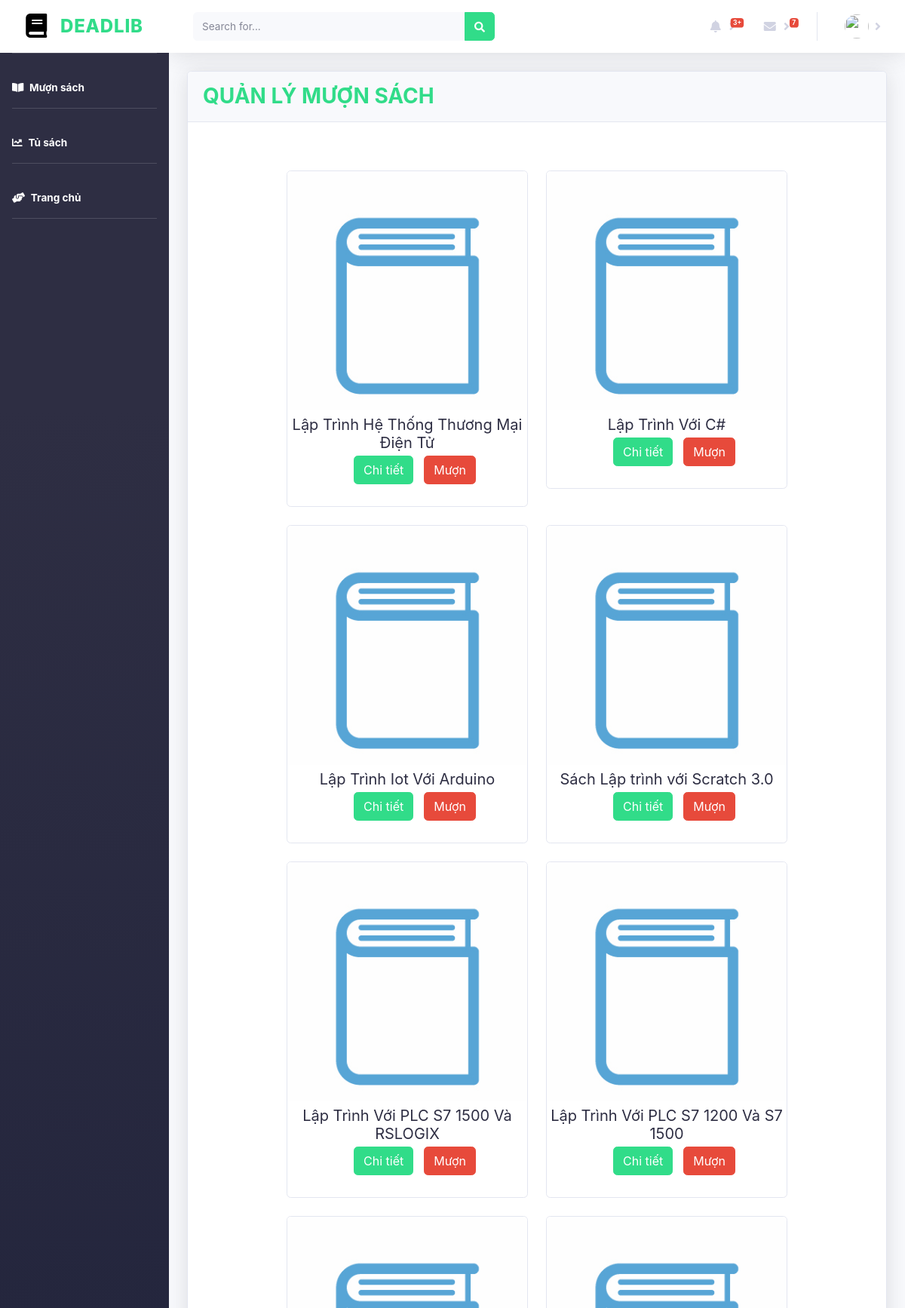
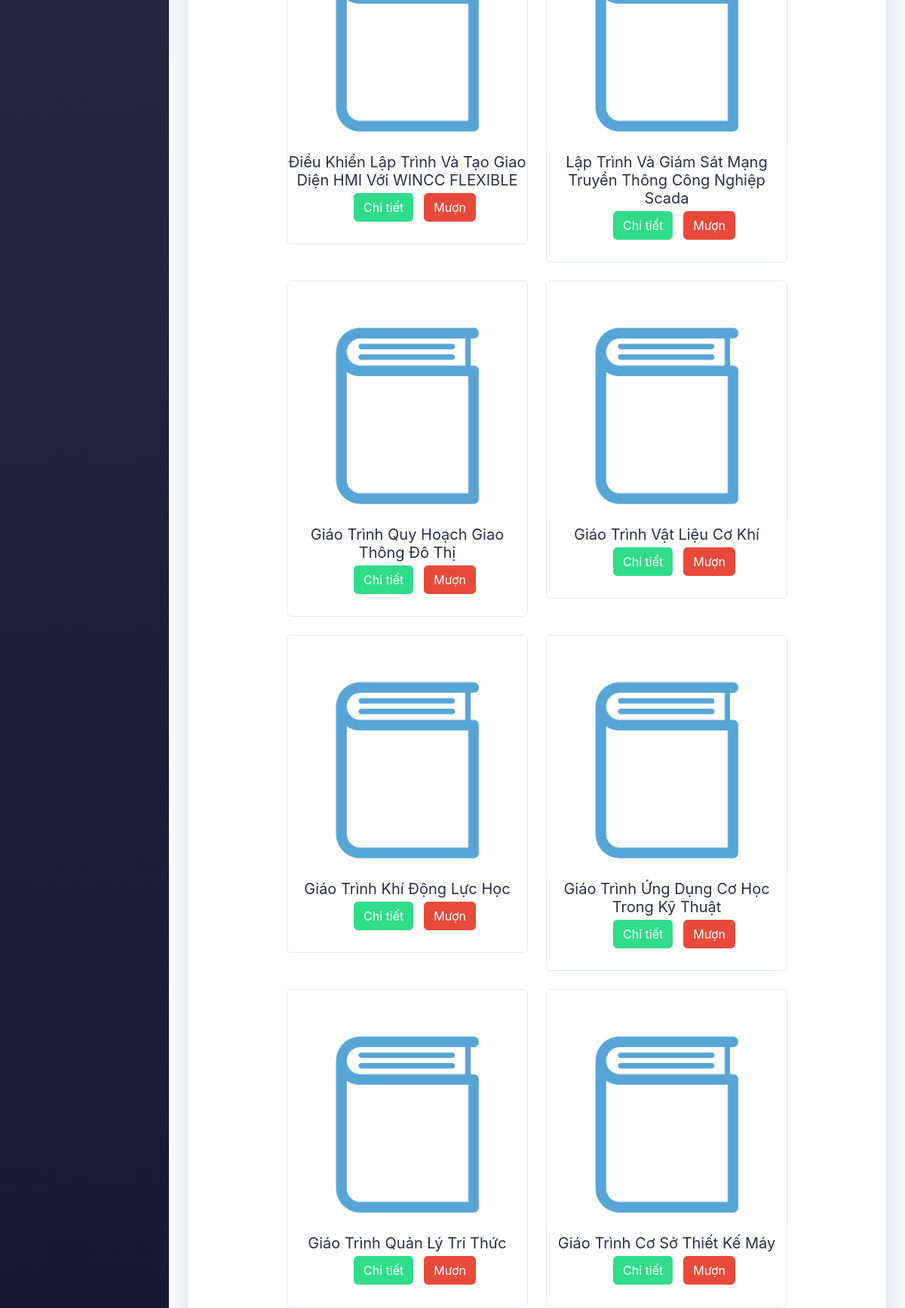
The app's page /borrow.php?page=3 (signed in, upper part) with its own data (2 pictures, top to bottom).
### tables this page shows
CREATE TABLE `books` (
  `bookCode` int(10) NOT NULL AUTO_INCREMENT,
  `bookName` varchar(100) NOT NULL,
  `bookImage` text NOT NULL,
  `authorCode` int(10) NOT NULL,
  `categoryCode` int(10) NOT NULL,
  `publisherCode` int(10) NOT NULL,
  `publishYear` year(4) DEFAULT NULL,
  `quantity` int(11) NOT NULL,
  `duration` int(11) NOT NULL DEFAULT '150',
  `created_at` timestamp NOT NULL DEFAULT CURRENT_TIMESTAMP ON UPDATE CURRENT_TIMESTAMP,
  PRIMARY KEY (`bookCode`),
  KEY `fk1_books` (`authorCode`),
  KEY `fk2_books` (`categoryCode`),
  KEY `fk3_books` (`publisherCode`),
  CONSTRAINT `fk1_books` FOREIGN KEY (`authorCode`) REFERENCES `authors` (`authorCode`) ON DELETE CASCADE ON UPDATE CASCADE,
  CONSTRAINT `fk2_books` FOREIGN KEY (`categoryCode`) REFERENCES `category` (`categoryCode`) ON DELETE CASCADE ON UPDATE CASCADE,
  CONSTRAINT `fk3_books` FOREIGN KEY (`publisherCode`) REFERENCES `publisher` (`publisherCode`) ON DELETE CASCADE ON UPDATE CASCADE
);

### borrow.php (the view, shortened to what this page needs)
<?php
require_once "config.php";
?>
<!DOCTYPE html>
<html lang="en">
<head>
  <link href="v/fontawesome-free/css/all.min.css" rel="stylesheet" type="text/css">
  <link href="css/lib.css" rel="stylesheet">
</head>
<body id="page-top">
  <div id="wrapper">
    <ul class="navbar-nav bg-gradient-primary sidebar sidebar-dark accordion" id="accordionSidebar">
      <a class="sidebar-brand d-flex align-items-center justify-content-center" href="reader.html">
        <div class="sidebar-brand-icon ">
          <i class="fas fa-book"></i>
        </div>
        <div class="sidebar-brand-text">DEADLIB</div>
      </a>
      <hr class="sidebar-divider">
      <li class="nav-item active">
        <a class="nav-link" href="borrow.php">
          <i class="fas fa-book-open"></i>
          <span>Mượn sách</span></a>
      </li>
      <hr class="sidebar-divider">
      <li class="nav-item active">
        <a class="nav-link" href="bookcase.php">
          <i class="fas fa-chart-line"></i>
          <span>Tủ sách</span></a>
      </li>
      <hr class="sidebar-divider">
      <li class="nav-item active">
        <a class="nav-link" href="reader-dashboard.php">
          <i class="fas fa-hands-helping"></i>
          <span>Trang chủ</span></a>
      </li>
      <hr class="sidebar-divider">
    </ul>
    <div id="content-wrapper" class="d-flex flex-column">
      <div id="content">
        <nav class="navbar navbar-expand navbar-light bg-white topbar mb-4 static-top shadow">
          <form class="d-none d-sm-inline-block form-inline mr-auto ml-md-3 my-2 my-md-0 mw-100 navbar-search">
            <div class="input-group">
              <input type="text" class="form-control bg-light border-0 small" placeholder="Search for..." aria-label="Search" aria-describedby="basic-addon2">
              <div class="input-group-append">
                <button class="btn btn-primary" type="button">
                  <i class="fas fa-search fa-sm"></i>
                </button>
              </div>
            </div>
          </form>
          <ul class="navbar-nav ml-auto">
            <li class="nav-item dropdown no-arrow mx-1">
              <a class="nav-link dropdown-toggle" href="#" id="alertsDropdown" role="button" data-toggle="dropdown" aria-haspopup="true" aria-expanded="false">
                <i class="fas fa-bell fa-fw"></i>
                <span class="badge badge-danger badge-counter">3+</span>
              </a>
            </li>
            <li class="nav-item dropdown no-arrow mx-1">
              <a class="nav-link dropdown-toggle" href="#" id="messagesDropdown" role="button" data-toggle="dropdown" aria-haspopup="true" aria-expanded="false">
                <i class="fas fa-envelope fa-fw"></i>
                <span class="badge badge-danger badge-counter">7</span>
              </a>
            </li>
            <li class="nav-item dropdown no-arrow">
              <a class="nav-link dropdown-toggle" href="#" id="userDropdown" role="button" data-toggle="dropdown" aria-haspopup="true" aria-expanded="false">
                <img class="img-profile rounded-circle" src="https://kenh14cdn.com/thumb_w/620/2018/5/16/3189533012638884437482503274448191335956480n-15264802105001243615494.jpg">
              </a>
            </li>
          </ul>
        </nav>
        <div class="container-fluid">
          <div class="card shadow mb-4 ">
            <div class="card-header py-3">
              <h3 class="m-0 font-weight-bold text-primary">QUẢN LÝ MƯỢN SÁCH</h3>
            </div>
            <div class="card-body card-body-book">
              <div class="row row-book" style="justify-content: center;">
                <?php
                $perpage = 21;
                if (isset($_GET["page"])) {
                  $page = intval($_GET["page"]);
                } else {
                  $page = 1;
                }
                $calc = $perpage * $page;
                $start = $calc - $perpage;
                $sql = "SELECT b.bookCode, b.bookName, b.bookImage, a.authorName, c.categoryName, p.publisherName, b.publishYear, b.quantity FROM books b
                     INNER JOIN authors a ON a.authorCode=b.authorCode
                     INNER JOIN category c ON c.categoryCode=b.categoryCode
                     INNER JOIN publisher p ON p.publisherCode=b.publisherCode LIMIT " . $start . ", " . $perpage;
                $result = mysqli_query($link, $sql);
                $rows = mysqli_num_rows($result);
                if ($rows) {
                  while ($post = mysqli_fetch_assoc($result)) {
                ?>
                    <div class="col-sm-auto mt-4">
                      <div class="card" style="width: 20rem;">
                        <img class="card-img-top" src="<?php echo $post['bookImage']; ?>" alt="Card image cap" onerror="this.onerror=null;this.src='./img/book.png';">
                        <h5 class="card-title name-book"><?php echo $post['bookName']; ?></h5>
                        <div class="row">
                          <p> <a class="btn btn-primary btn-primary-book" data-toggle="collapse" href="#book-detail-<?php echo $post['bookCode']; ?>" role="button" aria-expanded="false" aria-controls="multiCollapseExample1">Chi tiết</a></p>
                          <p> <a class="btn btn-danger btn-danger-book borrow" data-toggle="modal" data-target="#borrowModal" data-id="<?php echo $post['bookCode']; ?>" role="button" aria-expanded="false" aria-controls="multiCollapseExample1" style="color: #fff;">Mượn</a></p>
                        </div>
                      </div>
                    </div>
                <?php }
                } ?>
              </div>
            </div>
          </div>
        </div>
      </div>
    </div>
  </div>
</body>
</html>

### records on screen
books: bookName "Lập Trình Hệ Thống Thương Mại Điện Tử"
books: bookName "Lập Trình Với C#"
books: bookName "Lập Trình Iot Với Arduino"
books: bookName "Sách Lập trình với Scratch 3.0"
books: bookName "Lập Trình Với PLC S7 1500 Và RSLOGIX"
books: bookName "Lập Trình Với PLC S7 1200 Và S7 1500"
books: bookName "Điều Khiển Lập Trình Và Tạo Giao Diện HMI Với WINCC FLEXIBLE"
books: bookName "Lập Trình Và Giám Sát Mạng Truyền Thông Công Nghiệp Scada"
books: bookName "Giáo Trình Quy Hoạch Giao Thông Đô Thị"
books: bookName "Giáo Trình Vật Liệu Cơ Khí"
books: bookName "Giáo Trình Khí Động Lực Học"
books: bookName "Giáo Trình Ứng Dụng Cơ Học Trong Kỹ Thuật"
books: bookName "Giáo Trình Quản Lý Tri Thức"
books: bookName "Giáo Trình Cơ Sở Thiết Kế Máy"
